Frame 1 (no input): blank canvas, image omitted
Frame 60 (the mouse pressed at the canvas centre just before this capture): blank canvas, image omitted
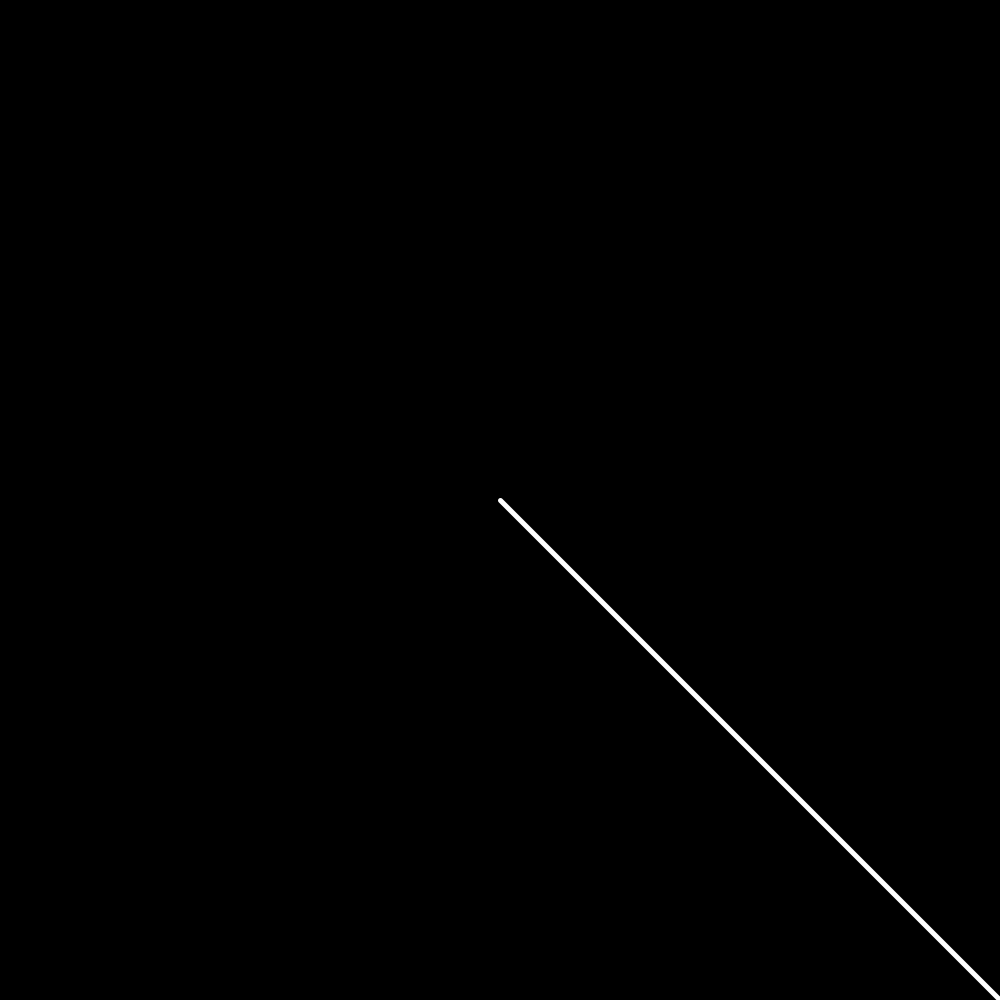
Frame 120 (the mouse held since frame 60 and released just before this capture)

The Processing sketch whose frames 1 and 60 were blank and that drew this single picture after the mouse press (run headless with seeded random() and noise(); from frame 60 on, the mouse is pressed at the canvas centre):

// Processing sketch: cc_tut_vectors_01
// ── cc_tut_vectors_01.pde
PVector pos;

void setup() {
  size(1000, 1000);
  pos = new PVector(width/2, height/2);
}

void draw() {
    
  pos.x = mouseX;
  pos.y = mouseY;
  translate(width/2, height/2);
  background(0);
  noFill();
  stroke(255);
  strokeWeight(5);

  
  line(0, 0, pos.x, pos.y);
  println(degrees(pos.heading()));
}
